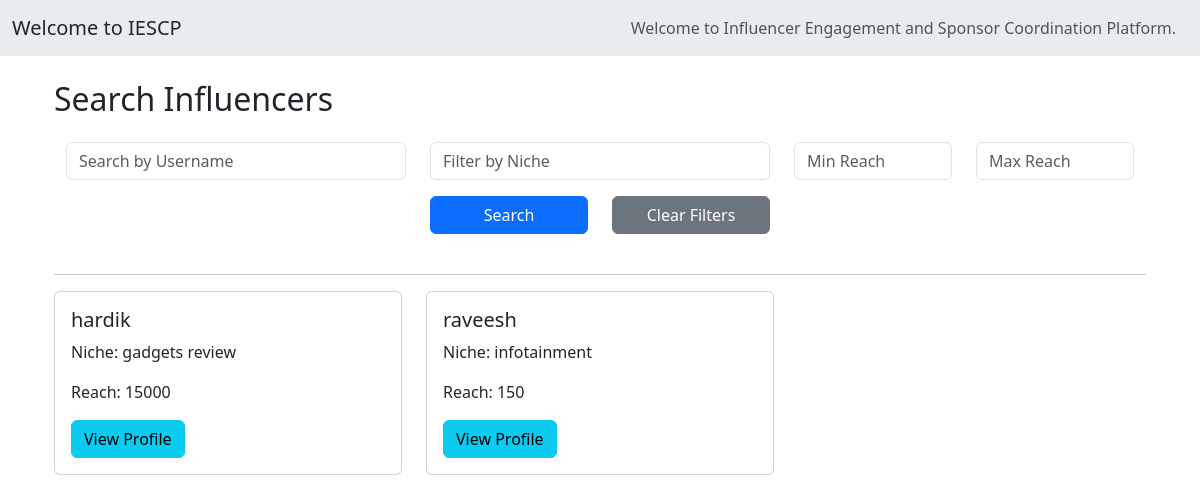
Before: /sponsor/influencers with the older database file.
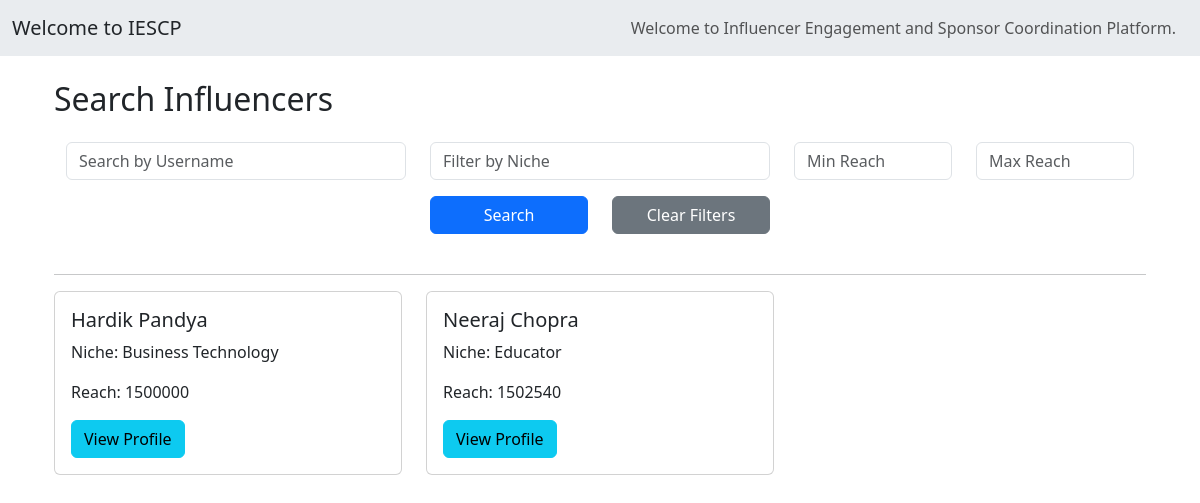
After: the same page with the newer database file.
### models.py (models this page shows)
class User(db.Model):
    __tablename__ = 'users'
    id = db.Column(db.Integer, autoincrement=True,primary_key=True)
    username = db.Column(db.String(100), unique=True, nullable=False)
    email = db.Column(db.String(100), unique=True, nullable=False)
    password = db.Column(db.String(200), nullable=False)
    role = db.Column(db.String(50), nullable=False)  # 'admin', 'sponsor', 'influencer'
    flagged = db.Column(db.Boolean, default=False)
    unflag_request = db.Column(db.String(500), nullable=False)
    company_name = db.Column(db.String(100), nullable=True)
    industry = db.Column(db.String(100), nullable=True)
    budget = db.Column(db.Float, nullable=True)
    category = db.Column(db.String(100), nullable=True)
    niche = db.Column(db.String(100), nullable=True)
    reach = db.Column(db.Integer, nullable=True)

### main.py (the view)
@app.route('/sponsor/influencers')
def sponsor_influencer():
    influencers = User.query.filter_by(role='influencer').all()
    return render_template('/sponsor/search_influencer.html', influencers=influencers)

### main.py (called while the page is built)
@app.context_processor
def inject_user():
    if 'user_id' in session:
        user = User.query.get(session['user_id'])
    else:
        user = None
    return dict(current_user=user)

### templates/sponsor/search_influencer.html (shortened to what this page needs)
{% extends 'base.html' %}
{% block content %}
<div class="container mt-4 mb-3">
    <h2 class="mb-4">Search  Influencers</h2>
    <div class="container d-flex justify-content-center ">
        <form action="{{ url_for('search_influencers') }}" method="GET" class="mb-4">
            <div class="row d-flex justify-content-center ">
                <div class="col-md-4">
                    <input type="text" name="username" class="form-control" placeholder="Search by Username" value="{{ request.args.get('username', '') }}">
                </div>
                <div class="col-md-4">
                    <input type="text" name="niche" class="form-control" placeholder="Filter by Niche" value="{{ request.args.get('niche', '') }}">
                </div>
                <div class="col-md-2">
                    <input type="number" name="min_reach" class="form-control" placeholder="Min Reach" value="{{ request.args.get('min_reach', '') }}">
                </div>
                <div class="col-md-2">
                    <input type="number" name="max_reach" class="form-control" placeholder="Max Reach" value="{{ request.args.get('max_reach', '') }}">
                </div>
                <div class="col-md-2 mt-3 ">
                    <button type="submit" class="btn btn-primary w-100 h-100">Search</button>
                </div>
                <div class="col-md-2 mt-3 ">
                    <a href="{{ url_for('sponsor_influencer') }}" class="btn btn-secondary w-100 h-100">Clear Filters</a>
                </div>
            </div>
        </form>
    </div><hr>
    <div class="row">
        {% for influencer in influencers %}
        <div class="col-md-4 mb-3">
            <div class="card">
                <div class="card-body">
                    <h5 class="card-title">{{ influencer.username }}</h5>
                    <p class="card-text">Niche: {{ influencer.niche }}</p>
                    <p class="card-text">Reach: {{ influencer.reach }}</p>
                    <button type="button" class="btn btn-info" data-toggle="modal" data-target="#profileModal{{ influencer.id }}">
                        View Profile
                    </button>
                </div>
            </div>
        </div>
        {% endfor %}
    </div>
</div>
{% endblock %}

Changed rows visible on the page:
no longer on this page (row edited): User: username "hardik", niche "gadgets review", reach "15000"
added User: username "Hardik Pandya", niche "Business Technology", reach "1500000"
changed User: username "raveesh" → "Neeraj Chopra"; niche "infotainment" → "Educator"; reach "150" → "1502540"
